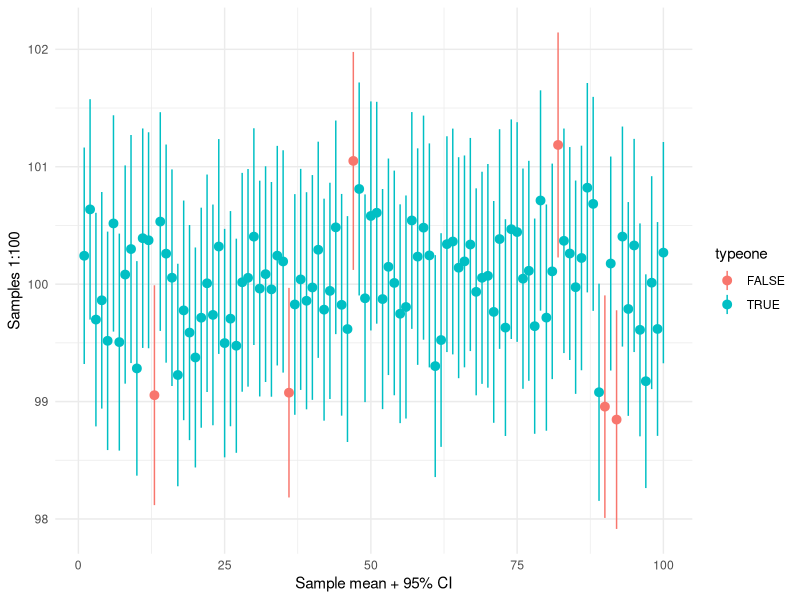

This figure's R source:
## ---- chunk 1
knitr::opts_chunk$set(echo = TRUE)

# set a seed value
set.seed(123)
## ---- chunk 2
n <- 1000
mu <- 100
s <- 15
samples <- replicate(100, rnorm(n, mean = mu, sd = s))
## ---- chunk 3
# retry
info <- function(x){
  m <- mean(x)
  sem <- sd(x)/sqrt(n)
  output <- c(
    m,
    abs(m - mu),
    sem,
    m - 1.96*sem,
    m + 1.96*sem)
    
    return(output)
}

results2 <- t(apply(samples, 2, info))
colnames(results2) <- c("Mean", "bias", "sem", "lb", "ub")
results2 <- data.frame(results2)

# add variable on type1 errors
library(magrittr)
results2 <- results2 %>%
            dplyr::mutate(typeone = mu > lb & mu < ub)
## ---- chunk 4
library(ggplot2)
ggplot(data = results2, aes(x = 1:100, y = Mean, color = typeone)) + 
  geom_pointrange(aes(ymin = lb, ymax = ub)) +
  xlab("Sample mean + 95% CI") +
  ylab("Samples 1:100") +
  theme_minimal()
## ---- chunk 5
library(knitr)
library(kableExtra)
kable(results2[!results2$typeone, -6], caption = "Samles containing a Type 1 error") %>%
  kable_styling(bootstrap_options = c("striped", "condensed"), full_width = FALSE)
